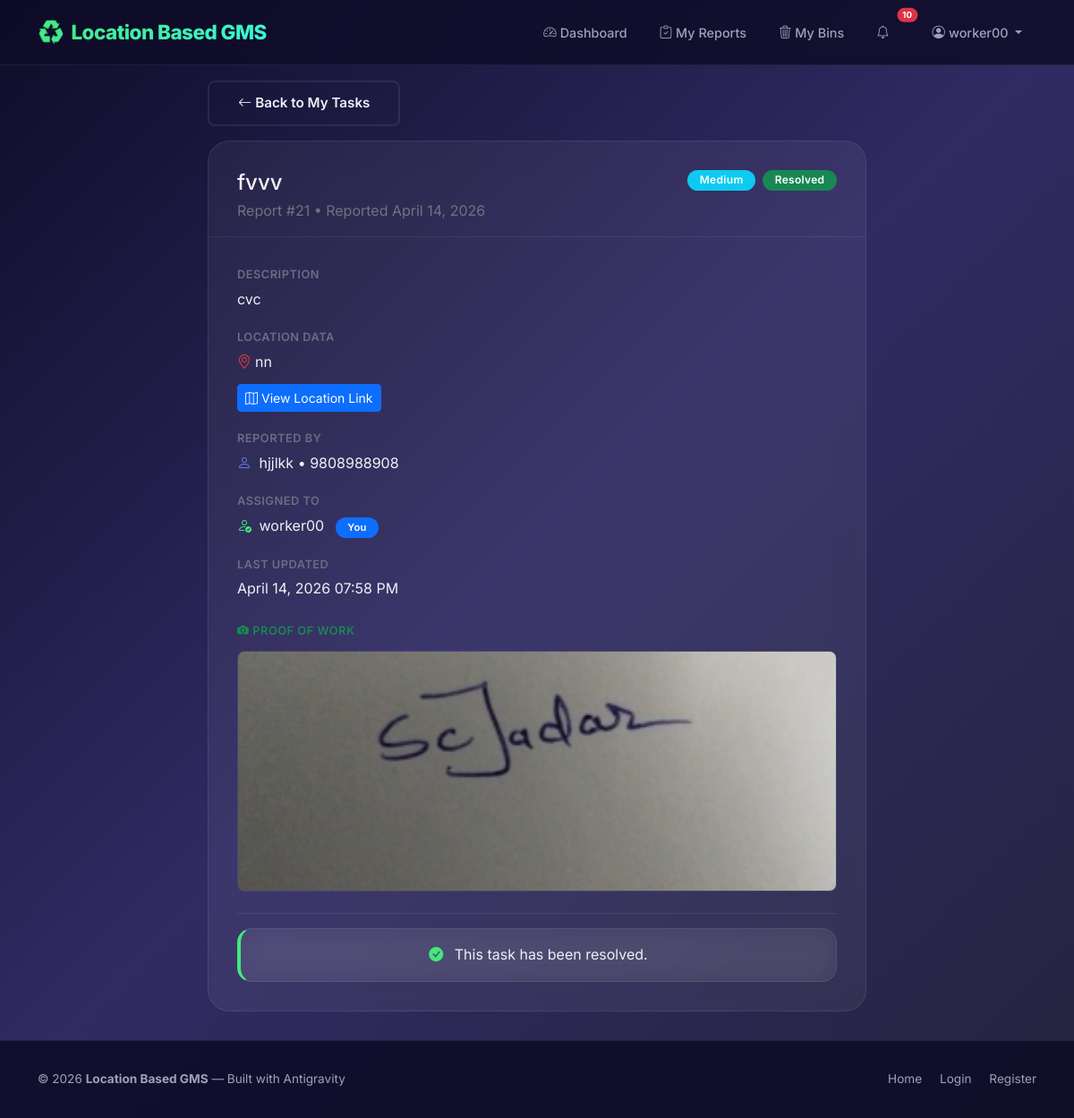
/worker/task/21/ (signed in), run on the app's committed database.
### accounts/models.py (models this page shows, shortened)
class User(AbstractUser):
    ROLE_CHOICES = (
        ('citizen', 'Citizen'),
        ('worker', 'Worker'),
        ('admin', 'Admin'),
    )
    role = models.CharField(max_length=10, choices=ROLE_CHOICES, default='citizen')
    phone = models.CharField(max_length=15, blank=True, null=True)
    address = models.TextField(blank=True, null=True)
    profile_image = models.ImageField(upload_to='profile_pics/', blank=True, null=True)

### citizen/models.py (models this page shows, shortened)
class Report(models.Model):
    STATUS_CHOICES = (
        ('pending', 'Pending'),
        ('assigned', 'Assigned'),
        ('in_progress', 'In Progress'),
        ('resolved', 'Resolved'),
        ('rejected', 'Rejected'),
    )
    PRIORITY_CHOICES = (
        ('low', 'Low'),
        ('medium', 'Medium'),
        ('high', 'High'),
        ('critical', 'Critical'),
    )
    citizen = models.ForeignKey(
        settings.AUTH_USER_MODEL,
        on_delete=models.CASCADE,
        related_name='submitted_reports',
    )
    assigned_worker = models.ForeignKey(
        settings.AUTH_USER_MODEL,
        on_delete=models.SET_NULL,
        null=True,
        blank=True,
        related_name='assigned_reports',
    )
    worker = models.ForeignKey(
        settings.AUTH_USER_MODEL,
        on_delete=models.SET_NULL,
        null=True,
        blank=True,
        related_name='resolved_reports',
    )
    title = models.CharField(max_length=200)
    description = models.TextField()
    location = models.CharField(max_length=300, help_text='Address or landmark')
    latitude = models.FloatField(
        validators=[
            MinValueValidator(-90),
            MaxValueValidator(90)
        ],
        null=True, blank=True
    )
    longitude = models.FloatField(
        validators=[
            MinValueValidator(-180),
            MaxValueValidator(180)
        ],
        null=True, blank=True
    )
    map_link = models.URLField(blank=True, null=True)
    image = models.ImageField(upload_to='report_images/', blank=True, null=True)
    completion_image = models.ImageField(upload_to='completed_reports/', blank=True, null=True)
    status = models.CharField(max_length=15, choices=STATUS_CHOICES, default='pending')
    priority = models.CharField(max_length=10, choices=PRIORITY_CHOICES, default='medium')
    worker_notes = models.TextField(blank=True, null=True, help_text='Notes from the worker')
    created_at = models.DateTimeField(auto_now_add=True)
    updated_at = models.DateTimeField(auto_now=True)
    class Meta:
        ordering = ['-created_at']
    @property
    def status_color(self):
        colors = {
            'pending': 'warning',
            'assigned': 'info',
            'in_progress': 'primary',
            'resolved': 'success',
            'rejected': 'danger',
        }
        return colors.get(self.status, 'secondary')
    @property
    def priority_color(self):
        colors = {
            'low': 'success',
            'medium': 'info',
            'high': 'warning',
            'critical': 'danger',
        }
        return colors.get(self.priority, 'secondary')

### worker/views.py (the view)
# urls.py: path('task/<int:task_id>/', views.task_detail, name='task_detail'),
@worker_required
def task_detail(request, task_id):
    task = get_object_or_404(Report, id=task_id, assigned_worker=request.user)
    return render(request, 'worker/task_detail.html', {'task': task})

### accounts/context_processors.py (called while the page is built)
def notifications(request):
    if request.user.is_authenticated:
        return {'notifications': request.user.notifications.filter(is_read=False)}
    return {'notifications': []}

### templates/worker/task_detail.html (shortened to what this page needs)
{% extends 'base.html' %}
{% block content %}
<div class="dashboard-wrapper" style="padding-top: 90px;">
    <div class="container">
        <div class="row justify-content-center">
            <div class="col-lg-8">
                <a href="{% url 'task_list' %}" class="btn btn-outline-custom btn-sm mb-3 fade-in">
                    <i class="bi bi-arrow-left me-1"></i>Back to My Tasks
                </a>
                <div class="detail-card fade-in">
                    <div class="detail-header">
                        <div class="d-flex justify-content-between align-items-start flex-wrap gap-2">
                            <div>
                                <h4 class="mb-1">{{ task.title }}</h4>
                                <p class="text-secondary mb-0">Report #{{ task.id }} • Reported {{ task.created_at|date:"F d, Y" }}</p>
                            </div>
                            <div class="d-flex gap-2">
                                <span class="badge bg-{{ task.priority_color }} badge-status">{{ task.get_priority_display }}</span>
                                <span id="current-status-badge" class="badge bg-{{ task.status_color }} badge-status">{{ task.get_status_display }}</span>
                            </div>
                        </div>
                    </div>
                    <div class="detail-body">
                        <div class="row g-4">
                            <div class="col-md-{% if task.image %}7{% else %}12{% endif %}">
                                <div class="detail-label">Description</div>
                                <div class="detail-value">{{ task.description }}</div>
                                <div class="detail-label">Location Data</div>
                                <div class="detail-value">
                                    <div class="mb-2"><i class="bi bi-geo-alt me-1" style="color: var(--accent-red);"></i>{{ task.location }}</div>
                                    {% if task.map_link %}
                                    <a href="{{ task.map_link }}" target="_blank" class="btn btn-sm btn-primary mt-1">
                                        <i class="bi bi-map me-1"></i>View Location Link
                                    </a>
                                    {% endif %}
                                </div>
                                <div class="detail-label">Reported By</div>
                                <div class="detail-value">
                                    <i class="bi bi-person me-1" style="color: var(--primary);"></i>
                                    {{ task.citizen.username }}
                                    {% if task.citizen.phone %} • {{ task.citizen.phone }}{% endif %}
                                </div>
                                <div class="detail-label">Assigned To</div>
                                <div class="detail-value">
                                    {% if task.assigned_worker %}
                                        <i class="bi bi-person-check me-1" style="color: var(--accent-green);"></i>
                                        {{ task.assigned_worker.username }}
                                        {% if task.assigned_worker == request.user %}
                                        <span class="badge bg-primary badge-status ms-2" style="font-size: 0.7rem;">You</span>
                                        {% endif %}
                                    {% else %}
                                        <span class="badge bg-secondary badge-status">Unassigned</span>
                                    {% endif %}
                                </div>
                                <div class="detail-label">Last Updated</div>
                                <div class="detail-value">{{ task.updated_at|date:"F d, Y h:i A" }}</div>
                                {% if task.completion_image %}
                                <div class="mt-4">
                                    <div class="detail-label text-success"><i class="bi bi-camera-fill me-1"></i>Proof of Work</div>
                                    <img src="{{ task.completion_image.url }}" alt="Proof of Work" class="detail-image w-100 mt-2" style="max-height: 300px; object-fit: cover; border-radius: 8px;">
                                </div>
                                {% endif %}
                            </div>
                        </div>
                        {% if task.status != 'resolved' %}
                        <div class="mt-4 pt-3" style="border-top: 1px solid var(--border);">
                            <a href="{% url 'update_task_status' task.id %}" class="btn btn-accent-custom">
                                <i class="bi bi-pencil-square me-2"></i>Update Status
                            </a>
                        </div>
                        {% else %}
                        <div class="mt-4 pt-3" style="border-top: 1px solid var(--border);">
                            <div class="glass-card text-center" style="padding: 1rem; border-left: 4px solid var(--accent-green);">
                                <i class="bi bi-check-circle-fill me-2" style="color: var(--accent-green);"></i>
                                <span>This task has been resolved.</span>
                            </div>
                        </div>
                        {% endif %}
                    </div>
                </div>
            </div>
        </div>
    </div>
</div>
{% endblock %}

### templates/partials/navbar.html (shortened to what this page needs)
<nav class="navbar navbar-expand-lg navbar-custom fixed-top">
    <div class="container">
        <a class="navbar-brand" href="{% url 'home' %}">
            <span class="brand-icon">♻️</span>Location Based GMS
        </a>
        <div class="collapse navbar-collapse" id="navbarNav">
            <ul class="navbar-nav ms-auto align-items-center gap-1">
                {% if user.is_authenticated %}
                    {% if user.role == 'worker' %}
                    <li class="nav-item">
                        <a class="nav-link" href="{% url 'worker_dashboard' %}">
                            <i class="bi bi-speedometer2 me-1"></i>Dashboard
                        </a>
                    </li>
                    <li class="nav-item">
                        <a class="nav-link" href="{% url 'task_list' %}">
                            <i class="bi bi-clipboard-check me-1"></i>My Reports
                        </a>
                    </li>
                    <li class="nav-item">
                        <a class="nav-link" href="{% url 'my_tasks' %}">
                            <i class="bi bi-trash3 me-1"></i>My Bins
                        </a>
                    </li>
                    {% endif %}
                    <li class="nav-item dropdown me-2">
                        <a class="nav-link position-relative" href="#" role="button" data-bs-toggle="dropdown" id="notif-bell">
                            <i class="bi bi-bell me-1"></i>
                            <span id="notif-badge" class="position-absolute top-0 start-100 translate-middle badge rounded-pill bg-danger" style="font-size: 0.6rem; {% if not notifications %}display:none;{% endif %}">
                                {{ notifications.count|default:"0" }}
                            </span>
                        </a>
                    </li>
                    <li class="nav-item dropdown">
                        <a class="nav-link dropdown-toggle" href="#" role="button" data-bs-toggle="dropdown">
                            <i class="bi bi-person-circle me-1"></i>{{ user.username }}
                        </a>
                    </li>
                {% endif %}
            </ul>
        </div>
    </div>
</nav>

### static/css/style.css (style rules this page uses)
:root { --primary: #667eea; --primary-dark: #5a67d8; --primary-light: #a3bffa; --accent-green: #43e97b; --accent-green-dark: #38b866; --accent-orange: #f6993f; --accent-red: #e53e3e; --accent-cyan: #38b2ac; --bg-dark: #0f0c29; --bg-card: rgba(255, 255, 255, 0.06); --bg-card-hover: rgba(255, 255, 255, 0.1); --bg-glass: rgba(255, 255, 255, 0.08); --surface: #1a1a2e; --surface-light: #232343; --text-primary: #f0f0f5; --text-secondary: #a0a0b8; --text-muted: #6c6c85; --border: rgba(255, 255, 255, 0.08); --gradient-primary: linear-gradient(135deg, #667eea 0%, #764ba2 100%); --gradient-accent: linear-gradient(135deg, #43e97b 0%, #38f9d7 100%); --gradient-bg: linear-gradient(135deg, #0f0c29 0%, #302b63 50%, #24243e 100%); --gradient-hero: linear-gradient(160deg, #0f0c29 0%, #1a1042 30%, #302b63 60%, #24243e 100%); --gradient-warm: linear-gradient(135deg, #f6993f 0%, #e53e3e 100%); --gradient-cool: linear-gradient(135deg, #38b2ac 0%, #667eea 100%); --shadow-sm: 0 2px 8px rgba(0, 0, 0, 0.2); --shadow-md: 0 4px 20px rgba(0, 0, 0, 0.3); --shadow-lg: 0 8px 40px rgba(0, 0, 0, 0.4); --shadow-glow-primary: 0 0 30px rgba(102, 126, 234, 0.3); --shadow-glow-green: 0 0 30px rgba(67, 233, 123, 0.3); --radius-sm: 8px; --radius-md: 12px; --radius-lg: 16px; --radius-xl: 24px; --transition: all 0.3s cubic-bezier(0.4, 0, 0.2, 1); --transition-fast: all 0.15s ease; }
*, *::before, *::after { box-sizing: border-box; margin: 0; padding: 0; }
html { scroll-behavior: smooth; }
body { font-family: 'Inter', -apple-system, BlinkMacSystemFont, sans-serif; background: var(--gradient-bg); color: var(--text-primary); min-height: 100vh; line-height: 1.6; -webkit-font-smoothing: antialiased; }
a { color: var(--primary-light); text-decoration: none; transition: var(--transition-fast); }
.navbar-custom { background: rgba(15, 12, 41, 0.85) !important; backdrop-filter: blur(20px); -webkit-backdrop-filter: blur(20px); border-bottom: 1px solid var(--border); padding: 0.75rem 0; transition: var(--transition); }
.navbar-custom .navbar-brand { font-weight: 800; font-size: 1.4rem; background: var(--gradient-accent); -webkit-background-clip: text; -webkit-text-fill-color: transparent; background-clip: text; letter-spacing: -0.5px; }
.navbar-custom .navbar-brand .brand-icon { font-size: 1.5rem; margin-right: 0.5rem; }
.navbar-custom .nav-link { color: var(--text-secondary) !important; font-weight: 500; font-size: 0.9rem; padding: 0.5rem 1rem !important; border-radius: var(--radius-sm); transition: var(--transition); position: relative; }
.btn-outline-custom { background: transparent; border: 2px solid var(--border); color: var(--text-primary); padding: 0.75rem 2rem; border-radius: var(--radius-sm); font-weight: 600; font-size: 0.95rem; transition: var(--transition); cursor: pointer; }
.glass-card { background: var(--bg-card); backdrop-filter: blur(16px); -webkit-backdrop-filter: blur(16px); border: 1px solid var(--border); border-radius: var(--radius-lg); padding: 1.75rem; transition: var(--transition); }
.dashboard-wrapper { padding: 2rem 0; min-height: calc(100vh - 72px); }
.badge-status { padding: 0.35rem 0.85rem; border-radius: 50px; font-size: 0.75rem; font-weight: 600; text-transform: capitalize; letter-spacing: 0.3px; }
.detail-card { background: var(--bg-card); backdrop-filter: blur(16px); border: 1px solid var(--border); border-radius: var(--radius-xl); overflow: hidden; }
.detail-header { padding: 2rem 2rem 1rem; border-bottom: 1px solid var(--border); }
.detail-body { padding: 2rem; }
.detail-label { font-size: 0.8rem; color: var(--text-muted); text-transform: uppercase; letter-spacing: 0.5px; font-weight: 600; margin-bottom: 0.25rem; }
.detail-value { font-size: 1rem; color: var(--text-primary); margin-bottom: 1.25rem; }
.detail-image { border-radius: var(--radius-md); max-width: 100%; border: 1px solid var(--border); }
.fade-in { animation: fadeIn 0.6s ease; }

### data on the page
User: username "worker00"
Report: title "fvvv", id "21", created_at "April 14, 2026", priority "Medium", status "Resolved", description "cvc", location "nn", citizen.username "hjjlkk", citizen.phone "9808988908", assigned_worker.username "worker00", updated_at "April 14, 2026 07:58 PM", completion_image (picture)

### other printed values
{{ notifications.count|default:"0" }} "10"
